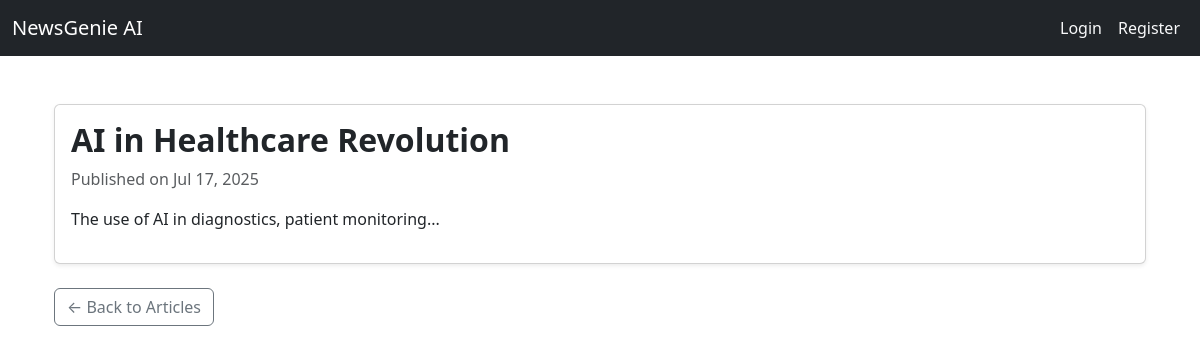
The page /news/1/ on the database its author committed.
### news/models.py (models this page shows, shortened)
class Article(models.Model):
    title = models.CharField(max_length=200)
    content = models.TextField()
    summary = models.TextField(blank=True)
    source_url = models.URLField()
    category = models.ForeignKey(Category, on_delete=models.CASCADE, related_name='articles')
    published_date = models.DateTimeField(default=timezone.now)
    created_at = models.DateTimeField(auto_now_add=True)
    audio_file = models.FileField(upload_to='audio/', blank=True, null=True)
    class Meta:
        ordering = ['-published_date']

### news/views.py (the view)
# urls.py: path('<int:pk>/', ArticleDetailView.as_view(), name='article_detail'),  # /news/5/
class ArticleDetailView(DetailView):
    model = Article
    template_name = 'news/article_detail.html'
    context_object_name = 'article'

### news/templates/news/article_detail.html (shortened to what this page needs)
{% extends 'base.html' %}
{% load static %}
{% block content %}
<div class="container mt-5">
  <div class="card shadow-sm">
    <div class="card-body">
      <h2 class="card-title">{{ article.title }}</h2>
      <p class="text-muted">Published on {{ article.published_date|date:"M d, Y" }}</p>
      <p>{{ article.content }}</p>
    </div>
  </div>
  <div class="mt-4">
    <a href="{% url 'news:article_list' %}" class="btn btn-outline-secondary">&larr; Back to Articles</a>
  </div>
</div>
{% endblock %}

### news/static/css/styles.css (style rules this page uses)
.card-title { font-weight: 600; color: #003366; }

### rows shown on the page
Article: title "AI in Healthcare Revolution", published_date "Jul 17, 2025", content "The use of AI in diagnostics, patient monitoring..."
